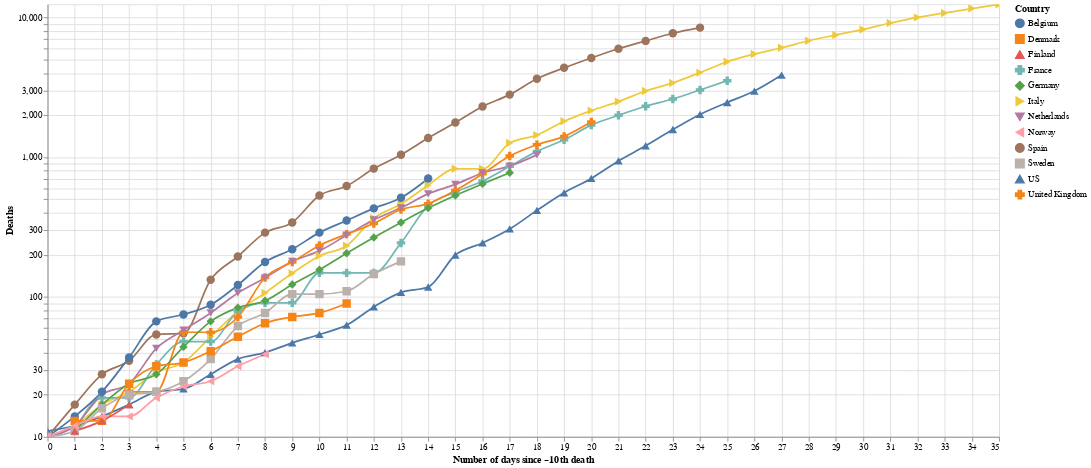

Source (notebook cell):
### Code cell
plot_chart("Day", "Number of days since ~10th death")

### Figure 1 — Vega-Lite specification as saved in the notebook (floating-point values rounded to 4 significant figures; data arrays with more than 128 entries replaced by an {"elided": "..."} marker saying what was removed)
{"config": {"view": {"continuousWidth": 400, "continuousHeight": 300}, "point": {"size": 95}}, "data": {"name": "data-2a70ff863bf6791e36574633b39ebf9c"}, "mark": {"type": "line", "interpolate": "monotone", "point": true}, "encoding": {"color": {"type": "nominal", "field": "Country"}, "opacity": {"condition": {"value": 1, "selection": "selector003"}, "value": 0.12}, "shape": {"type": "nominal", "field": "Country"}, "tooltip": [{"type": "nominal", "field": "Country"}, {"type": "quantitative", "field": "Deaths"}, {"type": "quantitative", "field": "Day"}], "x": {"type": "quantitative", "axis": {"title": "Number of days since ~10th death"}, "field": "Day"}, "y": {"type": "quantitative", "field": "Deaths", "scale": {"domain": [10, 12428], "type": "log"}}}, "height": 500, "selection": {"selector003": {"type": "multi", "fields": ["Country"], "bind": "legend"}, "selector004": {"type": "interval", "bind": "scales", "encodings": ["x", "y"]}}, "transform": [{"filter": "(datum.Deaths >= 10)"}], "width": 1100, "$schema": "https://vega.github.io/schema/vega-lite/v4.0.2.json", "datasets": {"data-2a70ff863bf6791e36574633b39ebf9c": {"elided": "840 records"}}}
